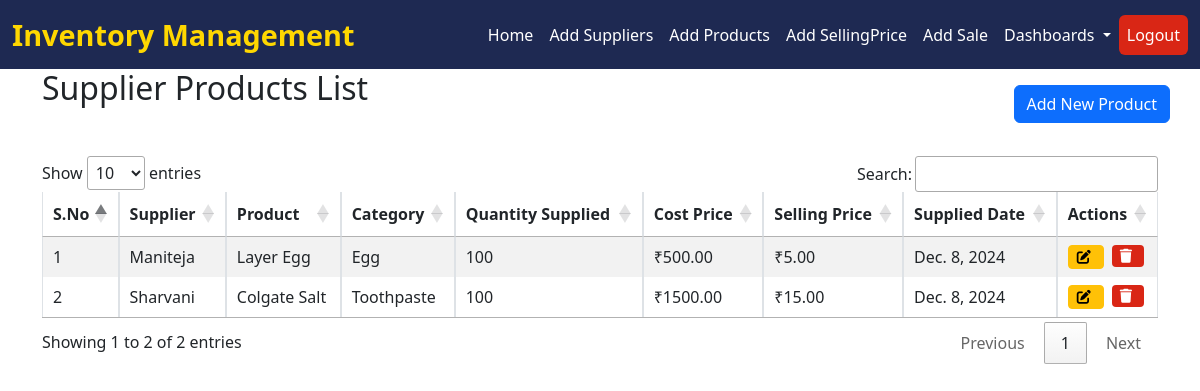
The app's page /supplier-products/, older data.
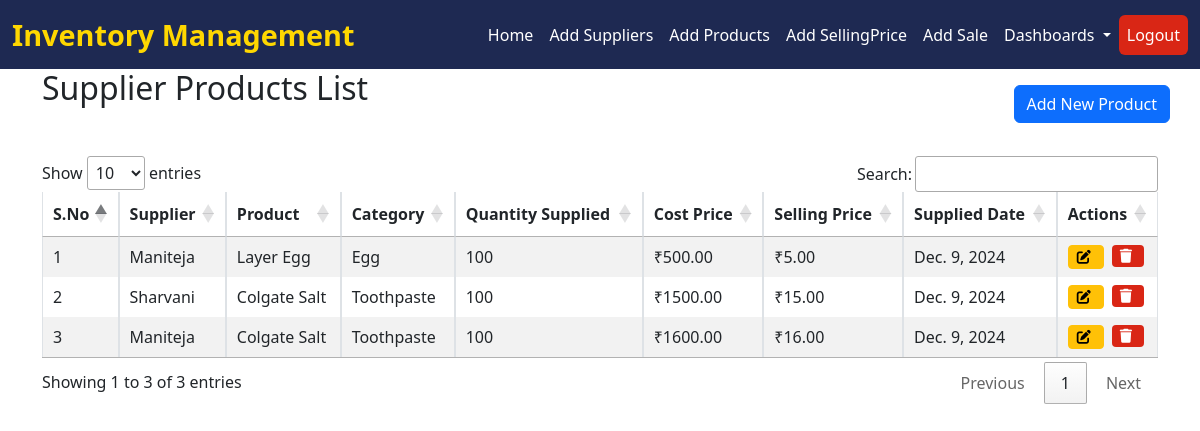
The same page, newer data.
### stock_analysis/models.py (models this page shows, shortened)
class SupplierProduct(models.Model):
    supplier = models.ForeignKey(Supplier, on_delete=models.CASCADE)  # Link to Supplier
    name = models.CharField(max_length=100, default="Unknown Product")  # Default name
    category = models.CharField(max_length=50, blank=True, null=True)  # Product category
    selling_price_per_unit=models.DecimalField(default=0, max_digits=10, decimal_places=2, null=True, blank=True)
    stock_quantity = models.IntegerField(default=0)  # Current stock quantity
    cost_price = models.DecimalField(max_digits=10, decimal_places=2)  # Cost price per unit
    supplied_date = models.DateField(auto_now_add=True)  # Date of supply

class Supplier(models.Model):
    name = models.CharField(max_length=100)
    contact = models.CharField(max_length=15, blank=True, null=True)
    email = models.EmailField(blank=True, null=True)
    address = models.TextField(blank=True, null=True)
    company = models.CharField(max_length=100, blank=True, null=True)
    partnership_date = models.DateField(default=now)  # Default to current date

### stock_analysis/product_views.py (the view)
# urls.py: path("supplier-products/", product_views.supplier_product_list, name="supplier_product_list"),
def supplier_product_list(request):
    supplier_products = SupplierProduct.objects.select_related("supplier")
    return render(request, "products/supplier_product_list.html", {"supplier_products": supplier_products})

### stock_analysis/templates/products/supplier_product_list.html (shortened to what this page needs)
{% extends 'index.html' %}
{% block content %}
<div class="container" style="position: relative;">
    <h2 class="mb-4">Supplier Products List</h2>
    <a href="{% url 'add_supplier_product' %}" class="btn btn-primary mt-3" style="position: absolute; right: 0; top: 0;">
        Add New Product
    </a>
    <div class="table-responsive mt-5">
        <table id="supplierTable" class="table table-bordered table-striped">
            <thead class="bg-dark text-white">
                <tr>
                    <th>S.No</th>
                    <th>Supplier</th>
                    <th>Product</th>
                    <th>Category</th>
                    <th>Quantity Supplied</th>
                    <th>Cost Price</th>
                    <th>Selling Price</th>
                    <th>Supplied Date</th>
                    <th>Actions</th>
                </tr>
            </thead>
            <tbody>
                {% for sp in supplier_products %}
                <tr>
                    <td>{{ forloop.counter }}</td>
                    <td>{{ sp.supplier.name }}</td>
                    <td>{{ sp.name }}</td>
                    <td>{{ sp.category }}</td>
                    <td>{{ sp.stock_quantity }}</td>
                    <td>₹{{ sp.cost_price }}</td>
                    <td>₹{{ sp.selling_price_per_unit }}</td>
                    <td>{{ sp.supplied_date }}</td>
                    <td class="d-flex">
                        <a href="{% url 'update_supplier_product' sp.id %}" class="btn btn-warning btn-sm me-2 d-flex align-items-center">
                            <i class="fas fa-edit me-1"></i>
                        </a>
                        <form action="{% url 'delete_supplier_product' sp.id %}" method="POST" style="display: inline;">
                            <button type="submit" class="btn btn-danger btn-sm d-flex align-items-center" onclick="return confirm('Are you sure you want to delete this supplier?');">
                                <i class="fas fa-trash me-1"></i>
                            </button>
                        </form>
                    </td>
                </tr>
                {% endfor %}
            </tbody>
        </table>
    </div>
</div>
<link rel="stylesheet" href="https://cdn.datatables.net/1.13.1/css/jquery.dataTables.min.css">
{% endblock %}

Row changes from the older to the newer data that the page shows:
changed SupplierProduct "Layer Egg": supplied_date "Dec. 8, 2024" → "Dec. 9, 2024"
changed SupplierProduct "Sharvani": supplied_date "Dec. 8, 2024" → "Dec. 9, 2024"
added SupplierProduct: supplier.name "Maniteja", name "Colgate Salt", category "Toothpaste", stock_quantity "100", cost_price "1600.00", selling_price_per_unit "16.00", supplied_date "Dec. 9, 2024"
Text that changed along with them:
text written by a page script: "Show entries Search: Showing 1 to 2 of 2 entries Previous 1 Next" → "Show entries Search: Showing 1 to 3 of 3 entries Previous 1 Next"
